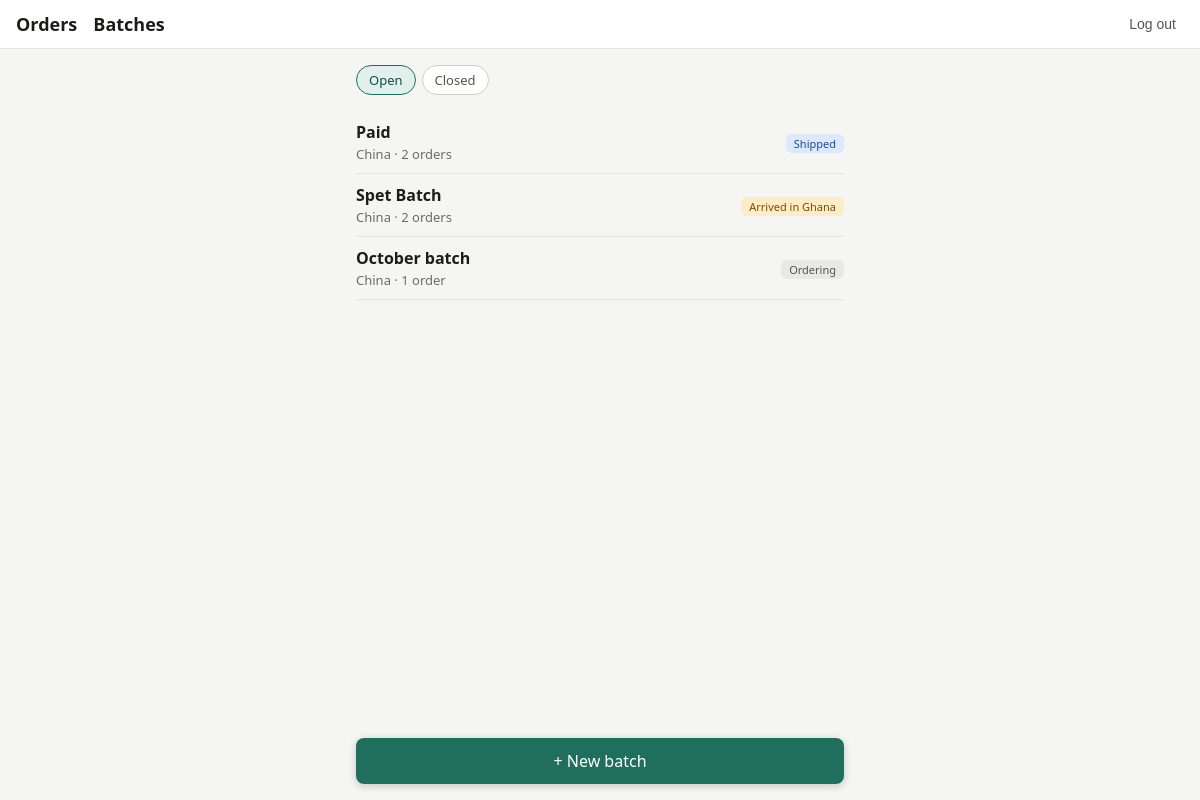
/batches/ (signed in), run on the app's committed database.
### orders/models.py (models this page shows, shortened)
class Batch(models.Model):
    class Source(models.TextChoices):
        CHINA = "china", "China"
        NIGERIA = "nigeria", "Nigeria"
    class Status(models.TextChoices):
        ORDERING = "ordering", "Ordering"
        SHIPPED = "shipped", "Shipped"
        ARRIVED = "arrived", "Arrived in Ghana"
        CLOSED = "closed", "Closed"
    source = models.CharField(max_length=10, choices=Source.choices)
    label = models.CharField(max_length=80)
    status = models.CharField(
        max_length=10, choices=Status.choices, default=Status.ORDERING
    )
    shipped_on = models.DateField(null=True, blank=True)
    arrived_on = models.DateField(null=True, blank=True)
    freight_total = models.DecimalField(
        max_digits=12,
        decimal_places=2,
        null=True,
        blank=True,
        help_text="What the shipping agent charged for this batch, in cedis.",
    )
    freight_currency = models.CharField(
        max_length=3, choices=Currency.choices, default=Currency.GHS
    )
    freight_margin_percent = models.DecimalField(
        max_digits=5,
        decimal_places=2,
        default=0,
        blank=True,
        help_text="Optional extra added on top of the agent's bill when splitting it.",
    )
    exchange_rate = models.DecimalField(
        max_digits=12,
        decimal_places=6,
        null=True,
        blank=True,
        help_text="Units of the cost currency per 1 cedi (China batches: yuan per 1 cedi, Nigeria batches: naira per 1 cedi). Used for every order in the batch.",
    )
    class Meta:
        ordering = ["-id"]
        verbose_name_plural = "batches"

### orders/views.py (the view)
# urls.py: path("batches/", views.batch_list, name="batch_list"),
@login_required
def batch_list(request):
    show_closed = request.GET.get("closed") == "1"
    batches = Batch.objects.annotate(
        order_count=Count("orders", filter=Q(orders__is_cancelled=False))
    )
    if show_closed:
        batches = batches.filter(status=Batch.Status.CLOSED)
    else:
        batches = batches.exclude(status=Batch.Status.CLOSED)
    return render(
        request,
        "orders/batch_list.html",
        {"batches": batches, "show_closed": show_closed},
    )

### orders/templates/orders/batch_list.html (shortened to what this page needs)
{% extends "orders/base.html" %}
{% block content %}
<nav class="chips">
  <a class="chip {% if not show_closed %}on{% endif %}" href="{% url 'batch_list' %}">Open</a>
  <a class="chip {% if show_closed %}on{% endif %}" href="?closed=1">Closed</a>
</nav>
{% for batch in batches %}
  <a class="order" href="{% url 'batch_detail' batch.pk %}" style="color:inherit;text-decoration:none">
    <div class="info">
      <strong>{{ batch.label }}</strong>
      <div class="muted">{{ batch.get_source_display }} · {{ batch.order_count }} order{{ batch.order_count|pluralize }}</div>
    </div>
    <div class="right">
      <span class="badge {% if batch.status == 'shipped' %}s-in_transit{% elif batch.status == 'arrived' %}s-arrived{% endif %}">{{ batch.get_status_display }}</span>
    </div>
  </a>
{% empty %}
  <p class="muted">No batches here yet.</p>
{% endfor %}
<a class="primary fab" href="{% url 'batch_create' %}">+ New batch</a>
{% endblock %}

### orders/templates/orders/base.html (style rules this page uses)
* { box-sizing: border-box; }
body { margin: 0; font-family: system-ui, -apple-system, "Segoe UI", Roboto, sans-serif; background: #f5f5f3; color: #1c1c1a; }
.muted { color: #6b6b66; font-size: 13px; margin-top: 2px; }
button, .primary { display: block; width: 100%; padding: 12px; font-size: 16px; border: 0; border-radius: 8px; background: #1f6f5c; color: #fff; text-align: center; text-decoration: none; cursor: pointer; }
.chips { display: flex; gap: 6px; overflow-x: auto; padding-bottom: 8px; margin-bottom: 8px; }
.chip { white-space: nowrap; padding: 5px 12px; border: 1px solid #cfcfc9; border-radius: 999px; font-size: 13px; color: #55554f; text-decoration: none; background: #fff; }
.chip.on { background: #e1f0ec; border-color: #1f6f5c; color: #14503f; }
.order { display: flex; gap: 10px; align-items: center; padding: 10px 0; border-bottom: 1px solid #e3e3df; }
.info { flex: 1; min-width: 0; }
.right { text-align: right; flex: none; }
.badge { font-size: 11px; padding: 2px 8px; border-radius: 6px; background: #e8e8e4; color: #55554f; white-space: nowrap; }
.s-arrived { background: #fdecc8; color: #7a4b00; }
.s-in_transit, .s-purchased { background: #dce8fb; color: #1d4d8f; }
.fab { position: fixed; left: 16px; right: 16px; bottom: 16px; max-width: 488px; margin: 0 auto; box-shadow: 0 2px 8px rgba(0,0,0,.2); }

### data on the page
Batch: label "Paid", source "China", order_count "2", status "Shipped"
Batch: label "Spet Batch", source "China", order_count "2", status "Arrived in Ghana"
Batch: label "October batch", source "China", order_count "1", status "Ordering"
